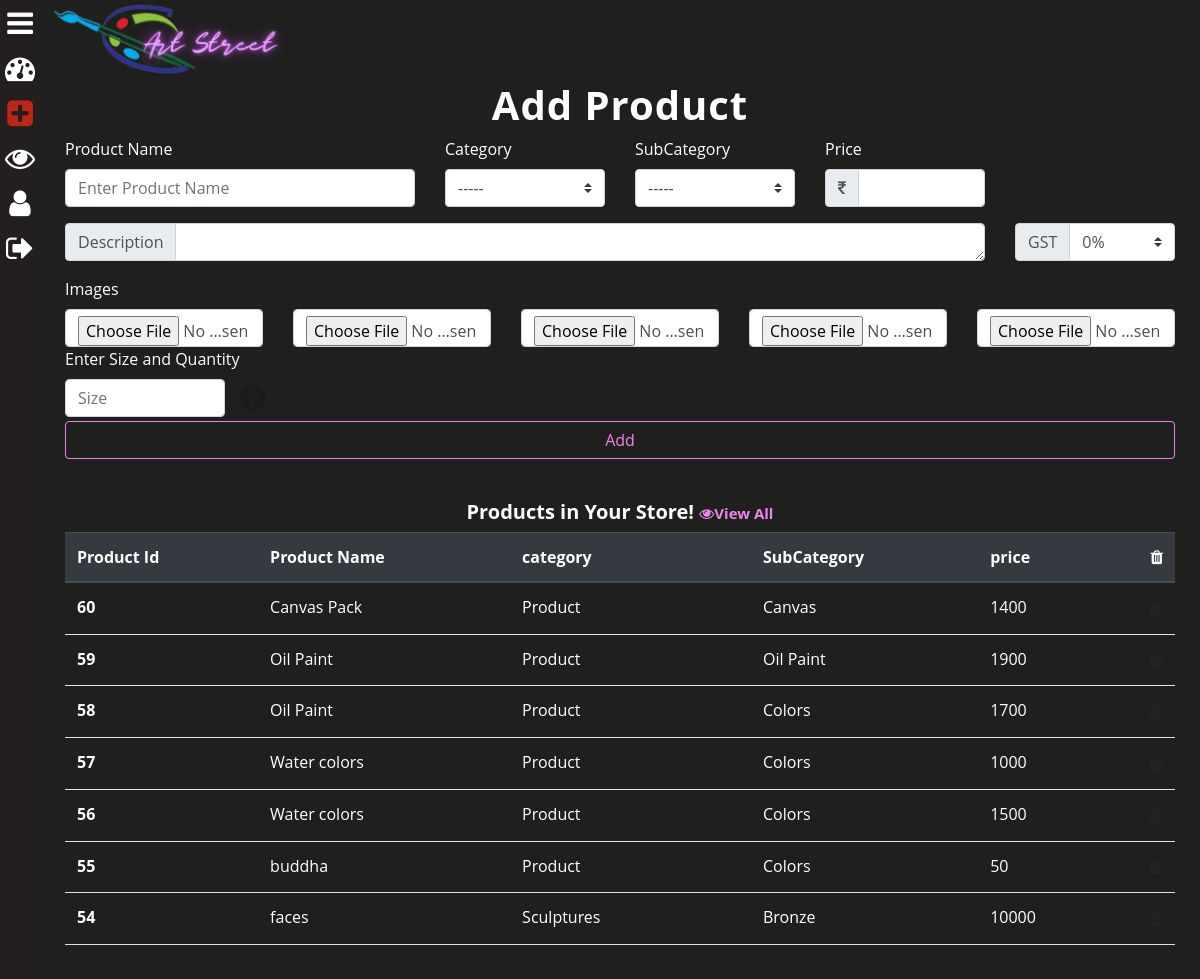
/seller/add_product/ (signed in), run on the app's committed database.
### saler/models.py (models this page shows, shortened)
class Product(models.Model):
	GST_CHOICES = (("0",'0'),("3",'3'),("5",'5'),("12",'12'),("18",'18'),("28",'28'))
	product_id = models.BigAutoField(primary_key=True)
	product_id2 = models.CharField(max_length=100,default='')
	shop = models.ForeignKey(User, on_delete=models.CASCADE,default='')
	product_name = models.CharField(max_length=100)
	category = models.ForeignKey(category, default="", verbose_name="Category", on_delete=models.SET_DEFAULT, null=True)
	subcategory = models.CharField(max_length=50, default="")
	price = models.IntegerField(default=0)
	desc = models.TextField()
	gst = models.CharField(default='0',max_length=3,choices=GST_CHOICES)
	pub_date = models.DateField(auto_now=True)
	image1 = models.ImageField(upload_to='products/images', default="",null=True)
	image2 = models.ImageField(upload_to='products/images', default="",null=True,blank=True)
	image3 = models.ImageField(upload_to='products/images', default="",null=True,blank=True)
	image4 = models.ImageField(upload_to='products/images', default="",null=True,blank=True)
	image5 = models.ImageField(upload_to='products/images', default="",null=True,blank=True)

class category(models.Model):
	name = models.CharField(max_length=50, default="")
	sub_Categories  = models.TextField(default="")
	def __str__(self):
		return f'{self.name}'

### saler/views.py (the view, shortened to what this page needs)
# urls.py: path('add_product/', views.add_product, name="add_product"),
@login_required
def add_product(request):
	if request.user.is_superuser or request.user.is_staff:
		prod = [p for p in Product.objects.all() if p.shop == request.user]
		if request.method == 'GET':
			pro_id = request.GET.get('pro_id', 0)
			del_prod = [p.product_id for p in Product.objects.all() if p.shop == request.user]
			if int(pro_id) in del_prod:
				Product.objects.filter(product_id=int(pro_id))[0].delete()
				messages.success(request, f'The Product of id {pro_id} is deleted !')
				return redirect('/seller/add_product/')
		subcat=[]
		for cat in category.objects.all():
			x = cat.sub_Categories.split(',')
			x.insert(0, cat)
			subcat.append(x)
		params = {
			'prod':prod[::-1][0:20],
			'cart_element_no' : len([p for p in MyCart.objects.all() if p.user == request.user]),
			'subcat':subcat,
			}
		return render(request, 'saler/add_product.html',params)
	else:
		return redirect("/")

### saler/templates/saler/add_product.html (shortened to what this page needs)
{% extends 'saler/base.html' %}
{% load crispy_forms_tags %}
{% block saler_body %}
<div class="container">
	<h1 style="text-align: center; letter-spacing: 1px; font-family: Sans-Serif Fonts; font-weight: bolder;color: #fff;">Add Product
	</h1>
	<form method="post" enctype="multipart/form-data">{% csrf_token %}
		<div class="row">
			<div class="col-md">
			  <div class="form-group">
			    <label for="ProductName">Product Name</label>
			    <input type="text" class="form-control" id="ProductName" name="prod_name" placeholder="Enter Product Name" required>
			  </div>
			</div>
			<div class="col-md-2">
			    <label for="ProductName">Category</label>
				<select class="custom-select" name="category" id="id_category">
				  <option selected>-----</option>
				</select>
			</div>
			<div class="col-md-2">
				<label for="ProductName">SubCategory</label>
				<select class="custom-select" name="subcategory" id="id_subcategory" >
					<option selected>-----</option>
				</select>
			</div>
			<div class="col-md-2">
				<label for="ProductName">Price</label>
				<div class="input-group mb-3">
				  <div class="input-group-prepend">
				    <span class="input-group-text"><i class="fa fa-inr" aria-hidden="true"></i></span>
				  </div>
				  <input type="number" class="form-control" aria-label="Amount (to the nearest dollar)" name="price" required>
				</div>
			</div>
			<div class="col-md-2">
			</div>
		</div>
		<div class="row">
			<div class="col-md-10">
				<div class="input-group">
				  <div class="input-group-prepend">
				    <span class="input-group-text">Description</span>
				  </div>
				  <textarea class="form-control" rows="1" aria-label="With textarea" name="desc"></textarea>
				</div>
			</div>
			<div class="col-md-2">
				<div class="input-group mb-3">
				  <div class="input-group-prepend">
				    <label class="input-group-text" for="inputGroupSelect01">GST</label>
				  </div>
				<select class="custom-select" id="inputGroupSelect01" name="gst" id="inputGroupSelect01">
				  <option value="0" selected>0%</option>
				</select>
			</div>
		</div>
		</div>
		<label for="ProductName">Images</label>
		<div class="row">
			<div class="col-md">
				<input type="file" name="image1" accept="image/*" class="clearablefileinput form-control" required>
			</div>
			<div class="col-md">
				<input type="file" name="image2" accept="image/*" class="clearablefileinput form-control">
			</div>
			<div class="col-md">
				<input type="file" name="image3" accept="image/*" class="clearablefileinput form-control">
			</div>
			<div class="col-md">
				<input type="file" name="image4" accept="image/*" class="clearablefileinput form-control">
			</div>
			<div class="col-md">
				<input type="file" name="image5" accept="image/*" class="clearablefileinput form-control">
			</div>
		</div>
		<label>Enter Size and Quantity</label>
		<div class="row pb-1" id="sizes">
			<div class="col-sm-2">
				<div class="input-group">
				  <input type="text" aria-label="Size" class="form-control" placeholder="Size" name="size1" >
				</div>
			</div>
			<i class="fa fa-plus-circle pt-1" aria-hidden="true" style="font-size: 30px;" onclick="addsizequn()"id='pls'></i>
		</div>
		<button type="submit" class="btn btn-primary"
			style="background-color: transparent;color: violet; border-color: violet; width: 100%;">Add</button>
	</form>
</div>
<hr class="mr-5 ml-5 pb-2">
<div class="container">
	<h5 style="text-align: center; font-weight: bold;color: #fff">Products in Your Store! <a href="{% url 'view_products' %}"
			style="font-size: 15px;color: violet;"><i class="fa fa-eye" aria-hidden="true"></i>View All</a></h5>
	<div style="max-height: 420px; overflow-y: scroll;">
		<table class="table">
			<thead class="thead-dark">
				<tr >
					<th scope="col">Product Id</th>
					<th scope="col">Product Name</th>
					<th scope="col">category</th>
					<th scope="col">SubCategory</th>
					<th scope="col">price</th>
					<th scope="col" style="text-align: right;"><i class="fa fa-trash" aria-hidden="true"></i></th>
				</tr>
			</thead>
			<tbody>
				{% for pr in prod %}
				<tr>
					<th scope="row">{{pr.product_id}}</th>
					<td>{{pr.product_name}}</td>
					<td>{{pr.category}}</td>
					<td>{{pr.subcategory}}</td>
					<td>{{pr.price}}</td>
					<form>
						<td style="text-align: right;"><button type="submit" class="btn" style="margin: 0;padding: 0"><i
									class="fa fa-trash" aria-hidden="true"></i></button></td>
					</form>
				</tr>
				{% endfor %}
			</tbody>
		</table>
	</div>
</div>
{% endblock saler_body %}

### data on the page
Product: product_id "60", product_name "Canvas Pack", category "Product", subcategory "Canvas", price "1400"
Product: product_id "59", product_name "Oil Paint", category "Product", subcategory "Oil Paint", price "1900"
Product: product_id "58", product_name "Oil Paint", category "Product", subcategory "Colors", price "1700"
Product: product_id "57", product_name "Water colors", category "Product", subcategory "Colors", price "1000"
Product: product_id "56", product_name "Water colors", category "Product", subcategory "Colors", price "1500"
Product: product_id "55", product_name "buddha", category "Product", subcategory "Colors", price "50"
Product: product_id "54", product_name "faces", category "Sculptures", subcategory "Bronze", price "10000"
